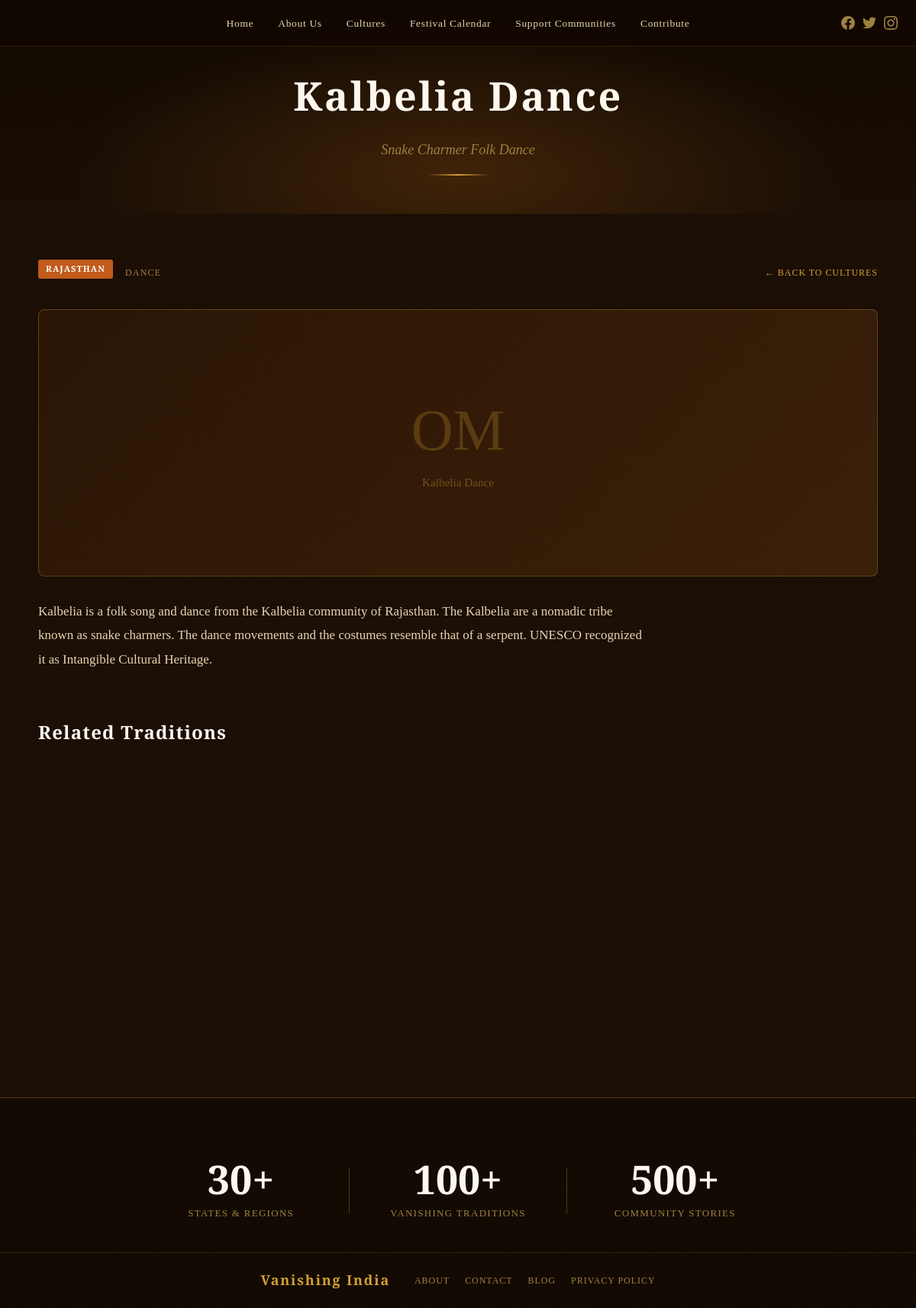
/pages/tradition.php?id=7, run on the app's committed database.
### tables this page shows
CREATE TABLE IF NOT EXISTS traditions (
    id INT AUTO_INCREMENT PRIMARY KEY,
    title VARCHAR(255) NOT NULL,
    region VARCHAR(255) NOT NULL,
    state VARCHAR(255) NOT NULL,
    category ENUM('folk_arts','festivals','rituals','music','crafts','dance') NOT NULL,
    short_desc TEXT,
    full_desc LONGTEXT,
    image_url VARCHAR(500),
    is_featured TINYINT(1) DEFAULT 0,
    created_at TIMESTAMP DEFAULT CURRENT_TIMESTAMP
);

### pages/tradition.php (the view, shortened to what this page needs)
<?php
$id = (int)($_GET['id'] ?? 0);
$tradition = null;
$db = getDB();
if ($db && $id > 0) {
    $stmt = $db->prepare("SELECT * FROM traditions WHERE id = ?");
    $stmt->execute([$id]);
    $tradition = $stmt->fetch();
}
$tag_classes = ['Rajasthan'=>'rajasthan','Himachal Pradesh'=>'himachal','Bihar'=>'bihar','Karnataka'=>'karnataka','Assam'=>'assam','Kerala'=>'kerala','Gujarat'=>'gujarat','Madhya Pradesh'=>'mp'];
$tag = $tag_classes[$tradition['state']] ?? 'rajasthan';
?>
<?php require_once '../includes/header.php'; ?>
<div class="page-hero">
    <div class="page-hero-content">
        <h1 class="page-title"><?= htmlspecialchars($tradition['title']) ?></h1>
        <p class="page-subtitle"><?= htmlspecialchars($tradition['short_desc'] ?? '') ?></p>
        <div class="gold-divider"></div>
    </div>
</div>
<div class="container section-pad">
    <div class="tradition-meta">
        <span class="card-tag <?= $tag ?>"><?= htmlspecialchars($tradition['state']) ?></span>
        <?php if (!empty($tradition['category'])): ?>
        <span style="font-family:var(--font-heading);font-size:12px;letter-spacing:0.1em;text-transform:uppercase;color:var(--color-text-muted);">
            <?= ucfirst(str_replace('_',' ', $tradition['category'])) ?>
        </span>
        <?php endif; ?>
        <a href="cultures.php" style="margin-left:auto;font-family:var(--font-heading);font-size:12px;letter-spacing:0.08em;text-transform:uppercase;color:var(--color-gold);">← Back to Cultures</a>
    </div>
    <?php if (!empty($tradition['image_url']) && file_exists('../' . $tradition['image_url'])): ?>
    <img src="<?= SITE_URL ?>/<?= htmlspecialchars($tradition['image_url']) ?>"
         alt="<?= htmlspecialchars($tradition['title']) ?>"
         class="tradition-hero-img" loading="lazy">
    <?php else: ?>
    <div style="height:350px;background:linear-gradient(135deg,var(--color-surface) 0%,var(--color-surface2) 100%);border-radius:var(--radius);border:var(--border-gold);display:flex;align-items:center;justify-content:center;margin:30px 0;">
        <svg viewBox="0 0 400 260" width="380" xmlns="http://www.w3.org/2000/svg">
            <text x="200" y="140" font-family="serif" font-size="80" text-anchor="middle" fill="#d4a032" opacity="0.25">OM</text>
            <text x="200" y="190" font-family="serif" font-size="16" text-anchor="middle" fill="#d4a032" opacity="0.4"><?= htmlspecialchars($tradition['title']) ?></text>
        </svg>
    </div>
    <?php endif; ?>
    <div class="tradition-body" style="max-width:800px;">
        <?php
        $paragraphs = explode("\n\n", $tradition['full_desc'] ?? $tradition['short_desc'] ?? '');
        foreach ($paragraphs as $para) {
            if (trim($para)) echo '<p>' . nl2br(htmlspecialchars(trim($para))) . '</p>';
        }
        ?>
    </div>
    <?php
    $related = [];
    if ($db) {
        $stmt = $db->prepare("SELECT * FROM traditions WHERE id != ? AND (state = ? OR category = ?) LIMIT 3");
        $stmt->execute([$id, $tradition['state'], $tradition['category'] ?? '']);
        $related = $stmt->fetchAll();
    }
    if (!empty($related)):
    ?>
    <h2 style="font-family:var(--font-heading);font-size:24px;color:var(--color-white);margin:60px 0 30px;letter-spacing:0.05em;">Related Traditions</h2>
    <div class="culture-cards" style="padding:0;">
    </div>
    <?php endif; ?>
</div>
<?php require_once '../includes/footer.php'; ?>

### assets/css/style.css (style rules this page uses)
:root { --color-bg: #1a0e05; --color-bg2: #120a02; --color-surface: #2a1505; --color-surface2: #3a1f08; --color-gold: #d4a032; --color-gold-lt: #f0c060; --color-gold-dk: #8b5e10; --color-amber: #c87820; --color-text: #e8d5b0; --color-text-muted:#a08040; --color-white: #fff8ee; --color-tag-raj: #c25a1a; --color-tag-him: #3d7a5c; --color-tag-bih: #1a5a8a; --font-display: 'Cinzel Decorative', serif; --font-heading: 'Cinzel', serif; --font-body: 'EB Garamond', serif; --shadow-gold: 0 0 30px rgba(212,160,50,0.25); --shadow-deep: 0 8px 40px rgba(0,0,0,0.7); --border-gold: 1px solid rgba(212,160,50,0.3); --radius: 8px; --transition: all 0.35s ease; }
*, *::before, *::after { box-sizing: border-box; margin: 0; padding: 0; }
html { scroll-behavior: smooth; }
body { background-color: var(--color-bg); color: var(--color-text); font-family: var(--font-body); font-size: 17px; line-height: 1.7; overflow-x: hidden; min-height: 100vh; }
body::before { content: ''; position: fixed; inset: 0; pointer-events: none; z-index: 0; opacity: 0.4; }
a { text-decoration: none; color: inherit; }
.culture-cards { display: grid; grid-template-columns: repeat(3, 1fr); gap: 24px; max-width: 1100px; margin: 0 auto; padding: 0 24px; }
.card-tag { display: inline-block; font-family: var(--font-heading); font-size: 11px; font-weight: 600; letter-spacing: 0.1em; text-transform: uppercase; padding: 3px 10px; border-radius: 3px; margin-bottom: 10px; }
.card-tag.rajasthan { background: var(--color-tag-raj); color: #fff; }
.page-hero { min-height: 280px; display: flex; align-items: flex-end; justify-content: center; padding: 80px 24px 50px; background: linear-gradient(180deg, var(--color-bg2) 0%, var(--color-bg) 100%); position: relative; overflow: hidden; text-align: center; }
.page-hero::before { content: ''; position: absolute; inset: 0; background: radial-gradient(ellipse at 50% 80%, rgba(180,100,20,0.25) 0%, transparent 60%); }
.page-hero-content { position: relative; z-index: 1; }
.page-title { font-family: var(--font-heading); font-size: clamp(32px, 5vw, 52px); font-weight: 700; color: var(--color-white); letter-spacing: 0.05em; margin-bottom: 12px; }
.page-subtitle { font-size: 18px; color: var(--color-text-muted); font-style: italic; }
.gold-divider { width: 80px; height: 2px; background: linear-gradient(90deg, transparent, var(--color-gold), transparent); margin: 16px auto 0; }
.container { max-width: 1100px; margin: 0 auto; padding: 0 24px; }
.section-pad { padding: 60px 0; }
.tradition-meta { display: flex; gap: 16px; align-items: center; flex-wrap: wrap; margin-bottom: 30px; }
.tradition-body { font-size: 17px; line-height: 1.85; color: var(--color-text); }
.tradition-body p { margin-bottom: 20px; }

### data on the page
traditions: title "Kalbelia Dance", short_desc "Snake Charmer Folk Dance", state "RAJASTHAN", category "DANCE", full_desc "Kalbelia is a folk song and dance from the Kalbelia community of Rajasthan. The Kalbelia are a nomadic tribe known as snake charmers. The dance movements and the costumes resemble that of a serpent. UNESCO recognized it as Intangible Cultural Heritage."
